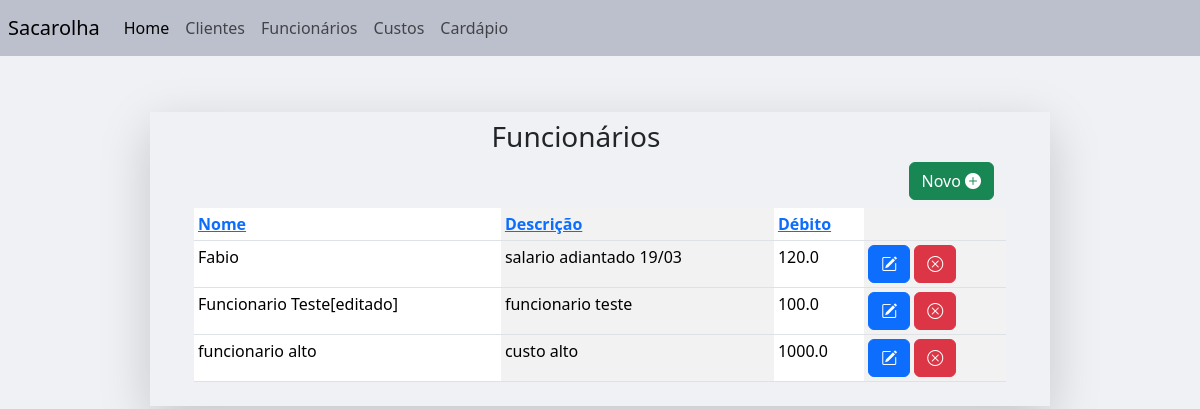
Page /funcionario_list (signed in) on the earlier database version.
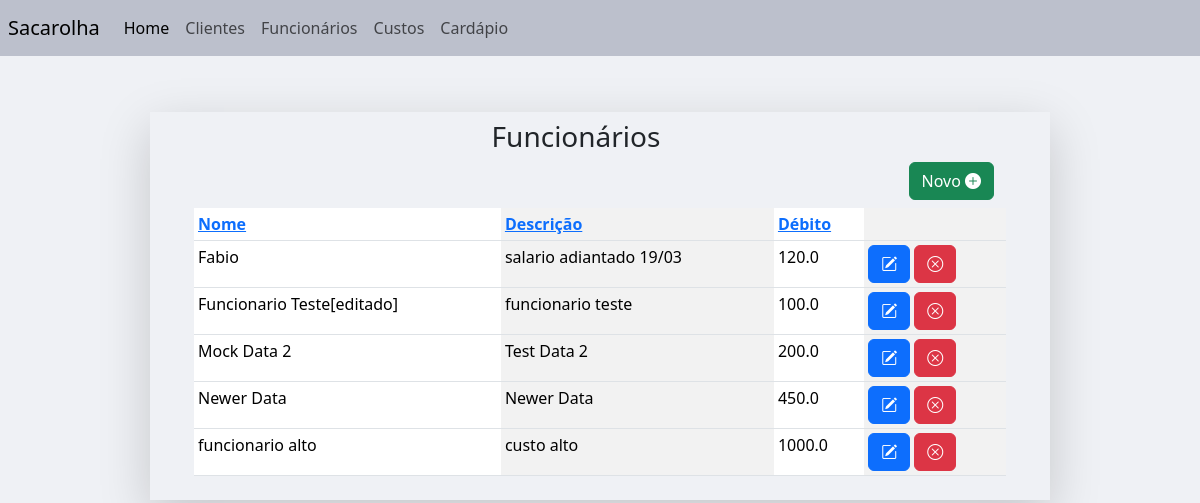
Same page on the later database version.
### main/models.py (models this page shows, shortened)
class RegistroFinanceiro(models.Model):
	category_list = [
		("cliente", "cliente"),
		("custo", "custo"),
		("funcionario", "funcionario"),
	]
	user = models.ForeignKey(User, on_delete=models.CASCADE, null=True)
	name = models.CharField(max_length = 200)
	description = models.CharField(max_length = 200, blank=True)
	value = models.FloatField(validators= [validate_positive])
	category = models.CharField(max_length = 200, choices = category_list)
	state = models.BooleanField(default=True)
	created_at = models.DateTimeField(default=timezone.now)

### main/views.py (the view)
# urls.py: path('funcionario_list', views.FuncionarioListView.as_view(), name='funcionario_list'),
class FuncionarioListView(LoginRequiredMixin, ListView):
    login_url="login"
    template_name="main/funcionario/funcionario_list.html"
    model = RegistroFinanceiro
    def get_queryset(self):
        queryset = super().get_queryset().filter(category='funcionario')
        order = self.request.GET.get('order', 'asc')
        sort_by = self.request.GET.get('sort', 'name')
        if order == "desc":
            sort_by = f'-{sort_by}'
        queryset= queryset.order_by(sort_by)
        return queryset

### main/templates/main/funcionario/funcionario_list.html (shortened to what this page needs)
{%extends "base.html"%}
{%block navbar%}
{%include 'navbar.html'%}
{%endblock navbar%}
{%block content%}
<div align="right" class='pe-5' >
	<h3 align="center">Funcionários</h3>
<a class='btn btn-success h1' href={%url 'funcionario_create'%} method='GET'class='h3'>Novo					<i class="bi bi-plus-circle-fill"></i></a>
{%include "main/funcionario/funcionario_table.html"%}
</div>
{%endblock content%}

### main/templates/main/funcionario/funcionario_table.html
<div class='row ps-5 justify-content-center'>
<table class="table table-striped-columns table-sm">
<thead>
	<tr>
		<th>             <a href="?sort=name&order={% if request.GET.order == 'asc' %}desc{% else %}asc{% endif %}">
			Nome
		</a></th>
		<th>                <a href="?sort=description&order={% if request.GET.order == 'asc' %}desc{% else %}asc{% endif %}">
			Descrição
		</a></th>
		<th>                <a href="?sort=value&order={% if request.GET.order == 'asc' %}desc{% else %}asc{% endif %}">
			Débito
		</a></th>
		<th></th>
	</tr>
</thead>
<tbody>
	{%for object in object_list%}
		{%if object.category == "funcionario" and object.state == True%}
		<tr>
			<td scope="row">{{object.name}}</td>
			<td scope="row">{{object.description}}</td>
			<td scope="row">{{object.value}}</td>
			<td><a href="{%url 'funcionario_update' object.id%}" class='btn btn-primary'>
				<i class="bi bi-pencil-square"></i>
			</a>
			<a href="{%url 'funcionario_softdelete' object.id%}"class='btn btn-danger'>
				<i class="bi bi-x-circle"></i>
			</a>
			</td>
		</tr>
		{%endif%}
	{%endfor%}
</tbody>
</table>
</div>

Differences in the rows shown:
added RegistroFinanceiro: name "Mock Data 2", description "Test Data 2", value "200.0"
added RegistroFinanceiro: name "Newer Data", description "Newer Data", value "450.0"
